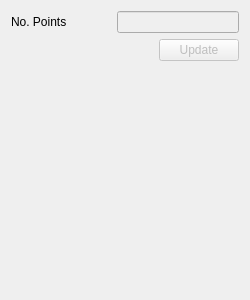
<?xml version="1.0" encoding="UTF-8"?>
<ui version="4.0">
 <class>EditorArrayDomain</class>
 <widget class="QFrame" name="EditorArrayDomain">
  <property name="geometry">
   <rect>
    <x>0</x>
    <y>0</y>
    <width>250</width>
    <height>300</height>
   </rect>
  </property>
  <property name="sizePolicy">
   <sizepolicy hsizetype="MinimumExpanding" vsizetype="Preferred">
    <horstretch>0</horstretch>
    <verstretch>0</verstretch>
   </sizepolicy>
  </property>
  <property name="minimumSize">
   <size>
    <width>250</width>
    <height>200</height>
   </size>
  </property>
  <property name="windowTitle">
   <string/>
  </property>
  <property name="frameShape">
   <enum>QFrame::NoFrame</enum>
  </property>
  <property name="frameShadow">
   <enum>QFrame::Raised</enum>
  </property>
  <layout class="QVBoxLayout" name="verticalLayout">
   <item>
    <layout class="QHBoxLayout" name="horizontalLayout_4">
     <item>
      <widget class="QLabel" name="label_3">
       <property name="sizePolicy">
        <sizepolicy hsizetype="Minimum" vsizetype="Preferred">
         <horstretch>0</horstretch>
         <verstretch>0</verstretch>
        </sizepolicy>
       </property>
       <property name="minimumSize">
        <size>
         <width>100</width>
         <height>0</height>
        </size>
       </property>
       <property name="text">
        <string>No. Points</string>
       </property>
      </widget>
     </item>
     <item>
      <widget class="QLineEdit" name="numberOfPointsEdit">
       <property name="enabled">
        <bool>false</bool>
       </property>
       <property name="sizePolicy">
        <sizepolicy hsizetype="Expanding" vsizetype="Fixed">
         <horstretch>1</horstretch>
         <verstretch>0</verstretch>
        </sizepolicy>
       </property>
       <property name="minimumSize">
        <size>
         <width>100</width>
         <height>0</height>
        </size>
       </property>
       <property name="toolTip">
        <string>&lt;html&gt;&lt;head/&gt;&lt;body&gt;&lt;p&gt;Insert the unit expressions using daetools.pyUnits.unit objects using mathematical operators *, / and **. All base and derived SI units are allowed including the common prefixes (more information at &lt;a href=&quot;https://en.wikipedia.org/wiki/International_System_of_Units#Units_and_prefixes&quot;&gt;&lt;span style=&quot; text-decoration: underline; color:#0000ff;&quot;&gt;https://en.wikipedia.org/wiki/International_System_of_Units#Units_and_prefixes&lt;/span&gt;&lt;/a&gt;). The expression entered is a valid Python code. Examples:&lt;/p&gt;
&lt;pre&gt;m/kg&lt;/pre&gt;
&lt;pre&gt;m / s**2&lt;/pre&gt;
&lt;pre&gt;J / (kg*K)&lt;/pre&gt;
&lt;/body&gt;&lt;/html&gt;</string>
       </property>
      </widget>
     </item>
    </layout>
   </item>
   <item>
    <layout class="QHBoxLayout" name="horizontalLayout_2">
     <item>
      <spacer name="horizontalSpacer">
       <property name="orientation">
        <enum>Qt::Horizontal</enum>
       </property>
       <property name="sizeHint" stdset="0">
        <size>
         <width>40</width>
         <height>20</height>
        </size>
       </property>
      </spacer>
     </item>
     <item>
      <widget class="QPushButton" name="updateButton">
       <property name="enabled">
        <bool>false</bool>
       </property>
       <property name="toolTip">
        <string>&lt;html&gt;&lt;head/&gt;&lt;body&gt;&lt;p&gt;Update the value.&lt;/p&gt;&lt;/body&gt;&lt;/html&gt;</string>
       </property>
       <property name="text">
        <string>Update</string>
       </property>
       <property name="autoDefault">
        <bool>true</bool>
       </property>
       <property name="default">
        <bool>true</bool>
       </property>
      </widget>
     </item>
    </layout>
   </item>
   <item>
    <spacer name="verticalSpacer">
     <property name="orientation">
      <enum>Qt::Vertical</enum>
     </property>
     <property name="sizeHint" stdset="0">
      <size>
       <width>20</width>
       <height>40</height>
      </size>
     </property>
    </spacer>
   </item>
  </layout>
 </widget>
 <resources/>
 <connections/>
</ui>
